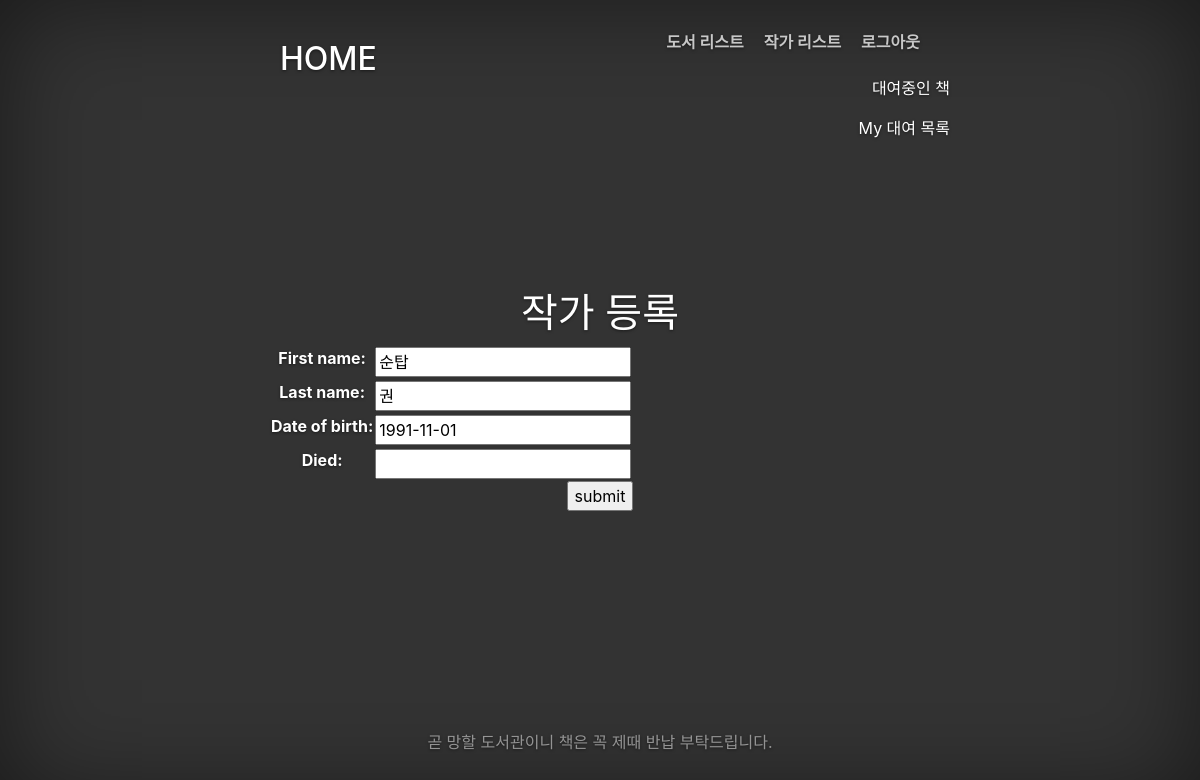
Screenshot of /catalog/author/1/update/ (signed in) with the database file from the repository.
### catalog/models.py (models this page shows, shortened)
class Author(models.Model):
	first_name = models.CharField(max_length=100)
	last_name = models.CharField(max_length=100)
	date_of_birth = models.DateField(null=True, blank=True)
	date_of_death = models.DateField('Died', null=True, blank=True)

### catalog/views.py (the view)
# urls.py: url(r'^author/(?P<pk>\d+)/update/$', views.AuthorUpdate.as_view(), name='author-update'),
class AuthorUpdate(PermissionRequiredMixin, UpdateView):
	model = Author
	fields = ['first_name', 'last_name', 'date_of_birth', 'date_of_death']
	permission_required = ('catalog.update_author')

### catalog/templates/catalog/author_form.html
{% extends "base_generic.html" %}
{% block content %}
<h1>작가 등록</h1>
<form accept="" method="post">{% csrf_token %}
	<table>
		{{ form.as_table }}
	</table>
	<input type="submit" value="submit" />
</form>
{% endblock %}

### catalog/static/css/cover.css (style rules this page uses)
html, body { height: 100%; background-color: #333; }
body { color: #fff; text-align: center; text-shadow: 0 1px 3px rgba(0,0,0,.5); }

### rows the page displays
Author: first_name "순탑", last_name "권", date_of_birth "1991-11-01"
